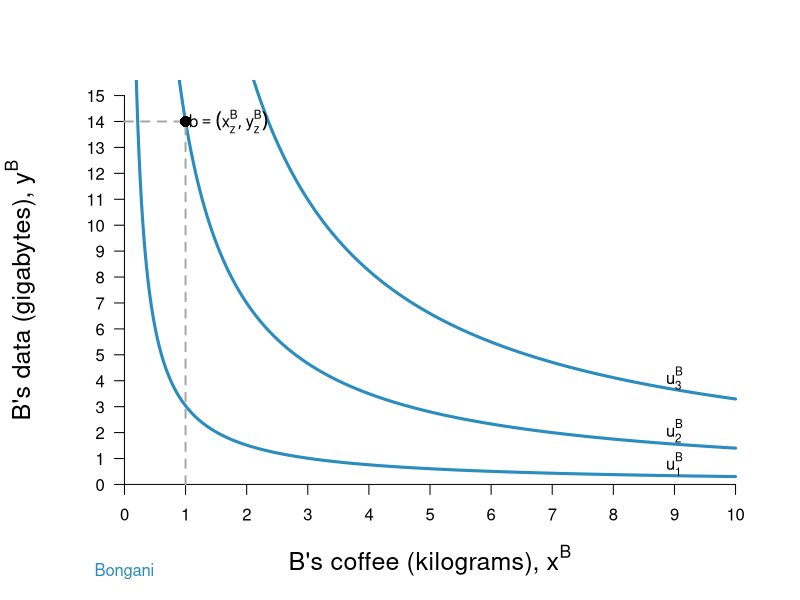

Here is the R script that generated this plot:
require(ggplot2)
require(shape)
#pdf(file = "fig4.4bSTEP1.pdf", width = 9, height = 7)
#pdf(file = "fig4.4bSTEP2.pdf", width = 9, height = 7)
pdf(file = "fig4.4b.pdf", width = 9, height = 7)

#Set parameters for graphics
axislabelsize <- 1.5
graphlinewidth <- 3

COL <- c("#7fc97f", "#beaed4", "#fdc086", "#ffff99", "#386cb0", "#f0027f", "#bf5b17", "#666666")
COLA <- c("#99d8c9","#66c2a4","#41ae76", "#238b45", "#005824")
COLB <- c("#4eb3d3", "#2b8cbe", "#0868ac","#084081")

indiffcurveB1 <- function(x, U = sqrt(14), A = 1, a = 0.5) {
  ((((U-2)/A)*(1/x)^a)^(1/(1-a)))
}

indiffcurveB2 <- function(x, U = sqrt(14), A = 1, a = 0.5) {
  (((U/A)*(1/x)^a)^(1/(1-a)))
}

indiffcurveB3 <- function(x, U = sqrt(14), A = 1, a = 0.5) {
  ((((U+2)/A)*(1/x)^a)^(1/(1-a)))
}

#Ayanda happens to have found 8 coffee and 2 data, 
#and Bongani happens to have found 2 coffee and 13 data. 
#Ayanda's utility (8^0.5)*(2^0.5) = 4
#Bongani's utility (2^0.5)*(13^0.5) = 5.09

#COL <- c("#1B9E77", "#D95F02", "#7570B3", "#E7298A", "#66A61E", "#E6AB02", "#A6761D", "#666666")
#COL <- c("#7fc97f", "#beaed4", "#fdc086", "#ffff99")
COL <- c("#fc9272", "#fb6a4a", "#ef3b2c","#cb181d", "#99000d")
par(mar =  c(5, 5, 4, 2))
xlims <- c(0, 10)
ylims <- c(0, 15)



plot(0, 0, xlim = xlims, ylim = ylims, type = "n",
     xlab = expression(paste("B's coffee (kilograms), ", x^B)),
     ylab = expression(paste("B's data (gigabytes), ", y^B)),
     xaxt = "n", yaxt = "n", cex.lab = axislabelsize, bty = "n")

npts <- 500 
npts2 <- 501
#Specify the sequences of points for graphing. 
xx1 <- seq(xlims[1], xlims[2], length.out = npts)
#xx2 <- seq(xlims[1], xlims[2], length.out = npts)
#xx3 <- seq(xlims[1], xlims[2], length.out = npts2)
#xx4 <- seq(xlims[1], 10, length.out = npts2)

#Draw the lines for the graphs
lines(xx1, indiffcurveB1(xx1), col = COLB[2], lwd = graphlinewidth)
lines(xx1, indiffcurveB2(xx1), col = COLB[2], lwd = graphlinewidth)
lines(xx1, indiffcurveB3(xx1), col = COLB[2], lwd = graphlinewidth)
#lines(xx2, solowCondition(xx2, delta = 5), col = COL[3], lwd = 4)
#lines(xx2, solowInfeas(xx2, delta = 5), col = COL[1], lwd = 4, lty = 2)

#Customize ticks and labels for the plot
ticksy <- seq(from = 0, to = 15, by = 1)
ylabels <- seq(from = 0, to = 15, by = 1)
ticksx <- seq(from = 0, to = 10, by = 1)
xlabels <- seq(from = 0, to = 10, by = 1)
axis(1, at = ticksx, pos = 0, labels = xlabels)
axis(2, at = ticksy, pos = 0, labels = ylabels, las = 1)

#Annotation of the three graphs and the NE
text(9, .79, expression(u[1]^B))
text(9, 2.07, expression(u[2]^B))
text(9, 4.1, expression(u[3]^B))
mtext("Bongani", side=1, line=3, at=0, col= COLB[2])
#text(16, 0.52, expression(paste("Nash Equilibrium")))

#Line to label B's endowment
segments(0, 14, 1, 14, lty = 2, col = "darkgray", lwd = 2)
segments(1, 0, 1, 14, lty = 2, col = "darkgray", lwd = 2)

#Add a point for Ayanda's endowment
points(1, 14, pch = 16, col = "black", cex = 1.5)

#Annotating B's endowment
text(1.7, 14, expression(b == (list(x[z]^B, y[z]^B))))


#Arrow to Slope of BRF
#Arrows(14.2, 0.12, 12.2, 0.12, col = "black", lty = 1, lwd = 2, arr.type = "triangle")
#text(16.8, 0.12, expression(paste("Slope = ", q[p])))

#Arrow to Slope of isoprofit
#Arrows(13, 0.80, 15, 0.80, col = "black", lty = 1, lwd = 2, arr.type = "triangle")
#text(10.2, 0.80, expression(paste("Slope = ", frac(q, p))))

dev.off()
